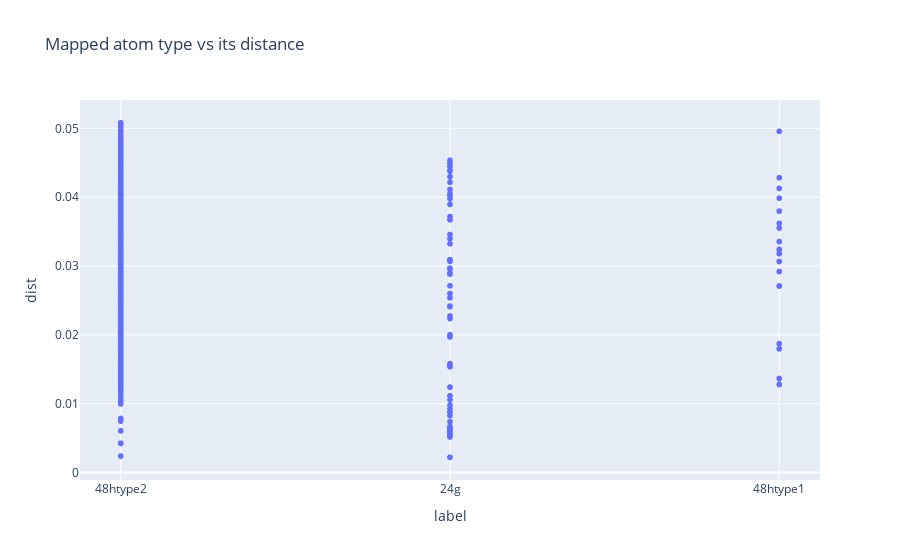
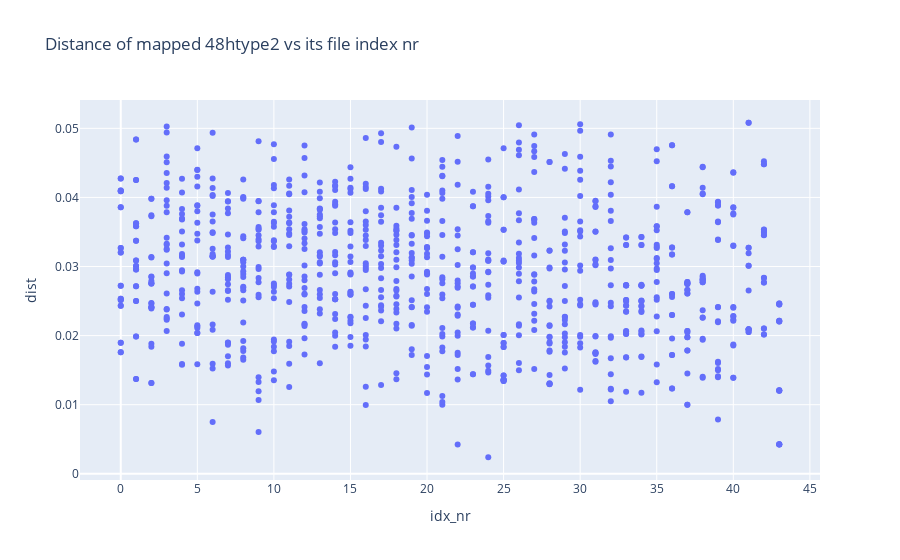

Source (notebook cell) for these figures, in order:
### Code cell
df = plot_mapped_label_vs_dist_and_histogram(file_loc_important_cols_sorted, litype, category_data = "mapping", el = "Li")

df_48htype2 = df.loc[df['label'] == '48htype2']

fig = px.scatter(df_48htype2, 
                x = 'idx_nr', 
                y = 'dist',
                title = 'Distance of mapped 48htype2 vs its file index nr'
                )

fig.show(config={'scrollZoom': True})

### Figure 1 — Plotly figure (JSON) as saved in the notebook; plotly's stock layout.template omitted (floating-point values rounded to 4 significant figures; data arrays with more than 128 entries replaced by an {"elided": "..."} marker saying what was removed)
{"data": [{"hovertemplate": "label=%{x}<br>dist=%{y}<extra></extra>", "legendgroup": "", "marker": {"color": "#636efa", "symbol": "circle"}, "mode": "markers", "name": "", "showlegend": false, "type": "scattergl", "x": {"elided": "1240 str values"}, "xaxis": "x", "y": {"elided": "1240 float values"}, "yaxis": "y"}], "layout": {"legend": {"tracegroupgap": 0}, "title": {"text": "Mapped atom type vs its distance"}, "xaxis": {"anchor": "y", "domain": [0, 1], "title": {"text": "label"}}, "yaxis": {"anchor": "x", "domain": [0, 1], "title": {"text": "dist"}}}}

### Figure 2 — Plotly figure (JSON) as saved in the notebook; plotly's stock layout.template omitted (floating-point values rounded to 4 significant figures; data arrays with more than 128 entries replaced by an {"elided": "..."} marker saying what was removed)
{"data": [{"hovertemplate": "idx_nr=%{x}<br>dist=%{y}<extra></extra>", "legendgroup": "", "marker": {"color": "#636efa", "symbol": "circle"}, "mode": "markers", "name": "", "orientation": "v", "showlegend": false, "type": "scatter", "x": {"elided": "946 int values"}, "xaxis": "x", "y": {"elided": "946 float values"}, "yaxis": "y"}], "layout": {"legend": {"tracegroupgap": 0}, "title": {"text": "Distance of mapped 48htype2 vs its file index nr"}, "xaxis": {"anchor": "y", "domain": [0, 1], "title": {"text": "idx_nr"}}, "yaxis": {"anchor": "x", "domain": [0, 1], "title": {"text": "dist"}}}}
